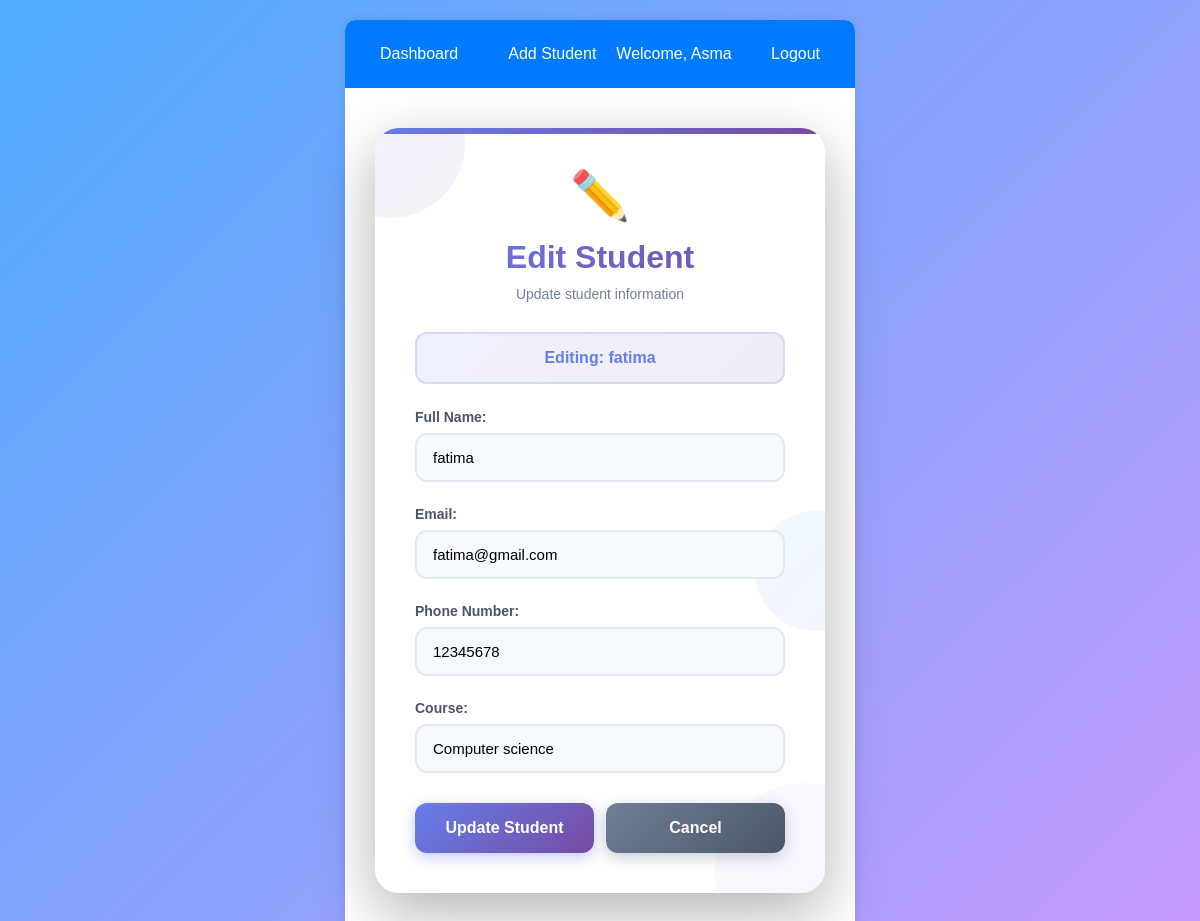
The app's page /edit-student/4/ (signed in) with its own data.
### students/models.py (models this page shows, shortened)
class Student(models.Model):
    name = models.CharField(max_length=100)
    email = models.EmailField(unique=True)
    phone = models.CharField(max_length=15)
    course = models.CharField(max_length=50)
    enrollment_date = models.DateField(auto_now_add=True)
    class Meta:
        ordering = ['-enrollment_date']  # Newest first

### students/views.py (the view, shortened to what this page needs)
# urls.py: path('edit-student/<int:student_id>/', views.edit_student, name='edit_student'),
@login_required(login_url='login')
def edit_student(request, student_id):
    student = get_object_or_404(Student, id=student_id)
    context = {'student': student}
    return render(request, 'edit_student.html', context)

### templates/edit_student.html (shortened to what this page needs)
{% extends 'base.html' %}
{% block content %}
<div class="edit-container">
    <div class="decoration-circle top-left"></div>
    <div class="decoration-circle bottom-right"></div>
    <div class="decoration-circle middle"></div>
    <div class="icon-header">✏️</div>
    <h2>Edit Student</h2>
    <p class="subtitle">Update student information</p>
    <div class="student-badge">
        <strong>Editing: {{ student.name }}</strong>
    </div>
    <form method="POST">
        <div class="form-group">
            <label for="name">Full Name:</label>
            <input type="text" id="name" name="name" value="{{ student.name }}" required>
        </div>
        <div class="form-group">
            <label for="email">Email:</label>
            <input type="email" id="email" name="email" value="{{ student.email }}" required>
        </div>
        <div class="form-group">
            <label for="phone">Phone Number:</label>
            <input type="tel" id="phone" name="phone" value="{{ student.phone }}" required>
        </div>
        <div class="form-group">
            <label for="course">Course:</label>
            <input type="text" id="course" name="course" value="{{ student.course }}" required>
        </div>
        <div class="button-group">
            <button type="submit">Update Student</button>
            <a href="{% url 'dashboard' %}" class="btn">Cancel</a>
        </div>
    </form>
</div>
{% endblock %}

### templates/base.html (shortened to what this page needs)
<!DOCTYPE html>
<html lang="en">
<head>
</head>
<body>
    <div class="container">
        {% if user.is_authenticated %}
        <nav class="navbar">
            <div class="navbar-left">
                <a href="{% url 'dashboard' %}">Dashboard</a>
                <a href="{% url 'add_student' %}">Add Student</a>
            </div>
            <div>
                <span style="color: white; margin-right: 15px;">Welcome, {{ user.username }}</span>
                <a href="{% url 'logout' %}">Logout</a>
            </div>
        </nav>
        {% endif %}
        {% block content %}
        {% endblock %}
    </div>
</body>
</html>

### templates/base.html (style rules this page uses)
* { margin: 0; padding: 0; box-sizing: border-box; }
body { font-family: Arial, sans-serif; background-color: #f4f4f4; padding: 20px; }
.container { max-width: 1200px; margin: 0 auto; background: white; padding: 30px; border-radius: 10px; box-shadow: 0 0 10px rgba(0,0,0,0.1); }
h1, h2 { color: #333; margin-bottom: 20px; }
.navbar { background: #007bff; padding: 15px; margin: -30px -30px 30px -30px; border-radius: 10px 10px 0 0; display: flex; justify-content: space-between; align-items: center; }
.navbar a { color: white; text-decoration: none; padding: 10px 20px; border-radius: 5px; transition: background 0.3s; }
.navbar-left { display: flex; gap: 10px; }
form { max-width: 500px; }
.form-group { margin-bottom: 20px; }
label { display: block; margin-bottom: 5px; font-weight: bold; color: #555; }
input[type="text"], input[type="email"], input[type="password"], input[type="tel"], select { width: 100%; padding: 10px; border: 1px solid #ddd; border-radius: 5px; font-size: 16px; }
button, .btn { padding: 10px 20px; background: #007bff; color: white; border: none; border-radius: 5px; cursor: pointer; font-size: 16px; text-decoration: none; display: inline-block; }

### records on screen
Student: name "fatima", email "fatima@gmail.com", phone "12345678", course "Computer science"

### other values on screen
{{ user.username }} "Asma"
